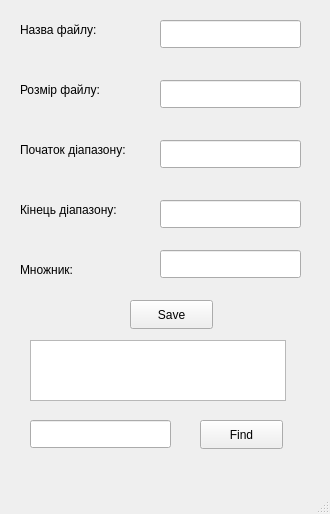
<?xml version="1.0" encoding="UTF-8"?>
<ui version="4.0">
 <class>MainWindow</class>
 <widget class="QMainWindow" name="MainWindow">
  <property name="geometry">
   <rect>
    <x>0</x>
    <y>0</y>
    <width>330</width>
    <height>514</height>
   </rect>
  </property>
  <property name="windowTitle">
   <string>Лабораторна 7</string>
  </property>
  <widget class="QWidget" name="centralwidget">
   <widget class="QLabel" name="label">
    <property name="geometry">
     <rect>
      <x>20</x>
      <y>140</y>
      <width>141</width>
      <height>20</height>
     </rect>
    </property>
    <property name="text">
     <string>Початок діапазону:</string>
    </property>
   </widget>
   <widget class="QLineEdit" name="startLineEdit">
    <property name="geometry">
     <rect>
      <x>160</x>
      <y>140</y>
      <width>141</width>
      <height>28</height>
     </rect>
    </property>
   </widget>
   <widget class="QLabel" name="label_2">
    <property name="geometry">
     <rect>
      <x>20</x>
      <y>200</y>
      <width>141</width>
      <height>20</height>
     </rect>
    </property>
    <property name="text">
     <string>Кінець діапазону:</string>
    </property>
   </widget>
   <widget class="QLineEdit" name="endLineEdit">
    <property name="geometry">
     <rect>
      <x>160</x>
      <y>200</y>
      <width>141</width>
      <height>28</height>
     </rect>
    </property>
   </widget>
   <widget class="QLabel" name="label_3">
    <property name="geometry">
     <rect>
      <x>20</x>
      <y>260</y>
      <width>141</width>
      <height>20</height>
     </rect>
    </property>
    <property name="text">
     <string>Множник:</string>
    </property>
   </widget>
   <widget class="QLineEdit" name="powerLineEdit">
    <property name="geometry">
     <rect>
      <x>160</x>
      <y>250</y>
      <width>141</width>
      <height>28</height>
     </rect>
    </property>
   </widget>
   <widget class="QPushButton" name="saveButton">
    <property name="geometry">
     <rect>
      <x>130</x>
      <y>300</y>
      <width>83</width>
      <height>29</height>
     </rect>
    </property>
    <property name="text">
     <string>Save</string>
    </property>
   </widget>
   <widget class="QLabel" name="label_4">
    <property name="geometry">
     <rect>
      <x>20</x>
      <y>80</y>
      <width>141</width>
      <height>20</height>
     </rect>
    </property>
    <property name="text">
     <string>Розмір файлу:</string>
    </property>
   </widget>
   <widget class="QLineEdit" name="fileSizeLineEdit">
    <property name="geometry">
     <rect>
      <x>160</x>
      <y>80</y>
      <width>141</width>
      <height>28</height>
     </rect>
    </property>
   </widget>
   <widget class="QLabel" name="label_5">
    <property name="geometry">
     <rect>
      <x>20</x>
      <y>20</y>
      <width>141</width>
      <height>20</height>
     </rect>
    </property>
    <property name="text">
     <string>Назва файлу:</string>
    </property>
   </widget>
   <widget class="QLineEdit" name="fileNameLineEdit">
    <property name="geometry">
     <rect>
      <x>160</x>
      <y>20</y>
      <width>141</width>
      <height>28</height>
     </rect>
    </property>
   </widget>
   <widget class="QTextBrowser" name="fileTextBrowser">
    <property name="geometry">
     <rect>
      <x>30</x>
      <y>340</y>
      <width>256</width>
      <height>61</height>
     </rect>
    </property>
   </widget>
   <widget class="QPushButton" name="findButton">
    <property name="geometry">
     <rect>
      <x>200</x>
      <y>420</y>
      <width>83</width>
      <height>29</height>
     </rect>
    </property>
    <property name="text">
     <string>Find</string>
    </property>
   </widget>
   <widget class="QLineEdit" name="findLineEdit">
    <property name="geometry">
     <rect>
      <x>30</x>
      <y>420</y>
      <width>141</width>
      <height>28</height>
     </rect>
    </property>
   </widget>
  </widget>
  <widget class="QMenuBar" name="menubar">
   <property name="geometry">
    <rect>
     <x>0</x>
     <y>0</y>
     <width>330</width>
     <height>25</height>
    </rect>
   </property>
  </widget>
  <widget class="QStatusBar" name="statusbar"/>
 </widget>
 <resources/>
 <connections/>
</ui>
